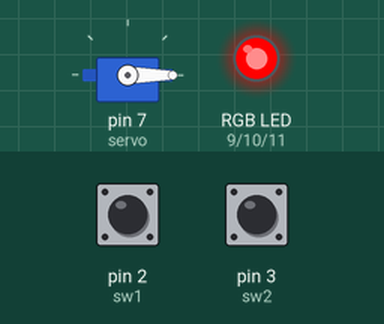
This sketch was run on a simulated Arduino Leonardo, built with avr-gcc and run on an emulated ATmega32U4. On the bench: servo, an RGB LED mixed from three pins (HIGH = lit). The test bench sets the inputs (shaded band); at power-on: pin 3 (sw2) HIGH, pin 2 (sw1) HIGH.

Above: at 1.2 s.
1.3 s: pin 3 (sw2) pulled LOW for 0.15 s
At 2.5 s:
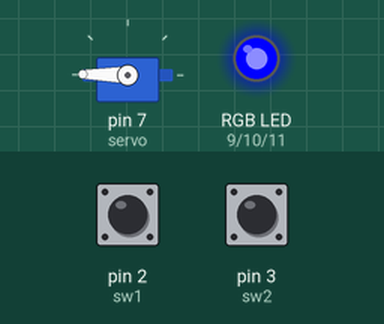
3.2 s: pin 2 (sw1) pulled LOW for 0.15 s
At 3.37 s:
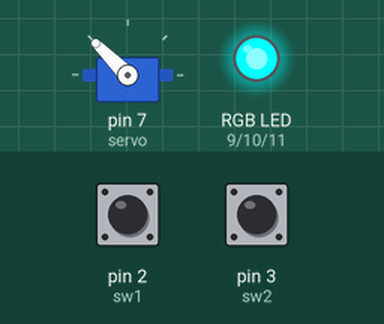
5.1 s: pin 2 (sw1) pulled LOW for 1 s
At 6.3 s:
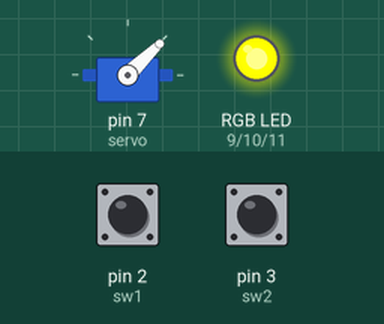
7.6 s: pin 2 (sw1) pulled LOW for 3.2 s
At 8.2 s:
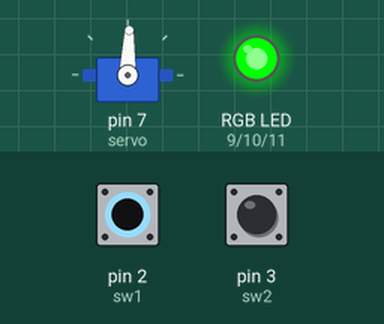
Timing chart, 0 to 10.6 s (numbered marks = the images above; inputs shaded):
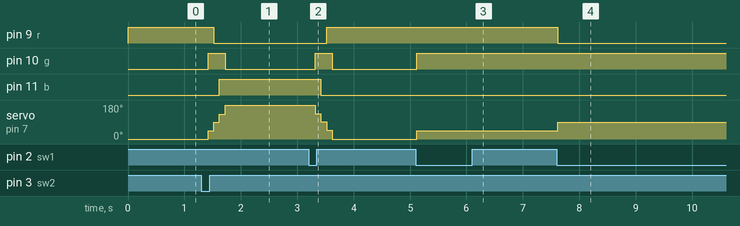

Measured:
- after the input at 1.3 s, pin 9 (r): HIGH → LOW after 0.22 s; pin 10 (g): LOW → HIGH after 0.12 s, → LOW 0.30 s later; pin 11 (b): LOW → HIGH after 0.32 s; servo on pin 7 (servo): 0° → 44° after 0.12 s, → 88° 0.10 s later, → 132° 0.10 s later, → 179° 0.10 s later
- after the input at 3.2 s, pin 9 (r): LOW → HIGH after 0.32 s; pin 10 (g): LOW → HIGH after 0.12 s, → LOW 0.30 s later; pin 11 (b): HIGH → LOW after 0.22 s; servo on pin 7 (servo): 179° → 135° after 0.12 s, → 91° 0.10 s later, → 47° 0.10 s later, → 0° 0.10 s later
- after the input at 5.1 s, pin 10 (g): LOW → HIGH at once; servo on pin 7 (servo): 0° → 44° at once
- after the input at 7.6 s, pin 9 (r): HIGH → LOW at once; servo on pin 7 (servo): 44° → 88° at once

The sketch:

Servo-Lab12.ino
```cpp
//Ryan Gee - 200396244
//April 17, 2020
//Servo control with two buttons: forwards and backwards, with LED status indicator
//Pressing sw1 will move the servo 45 degrees forwards, sw2 will move the servo 45 degrees backwards
//At each extreme of the servo's rotation, it will reset all the way back to the opposite side
//The servo's current angle is also display with an RGB led that changes colours according to its rotation
//V 1.0

//Import the servo library
#include <Servo.h>

//create a servo object to control the motor
Servo servo;
//Initialize the angle variable
int angle = 0;
//Record the pins for switches one and two
int sw1 = 2;
int sw2 = 3;
//Record the rgb led pins
int r = 9;
int g = 10;
int b = 11;
//Initialize a state holder for switches 1 and 2 (to detect state changes)
int sw1State = 1;
int sw2State = 1;

void setup()
{
  //Attach the servo object to pin 7
  servo.attach(7);
  //Initialize our two switches
  pinMode(sw1, INPUT);
  pinMode(sw2, INPUT);
  //Initialize the RGB led pins
  pinMode(r, OUTPUT);
  pinMode(g, OUTPUT);
  pinMode(b, OUTPUT);

}

void loop()
{
  //Check if sw1 is currently down
  if (digitalRead(sw1) == LOW) {
    if (sw1State == 1) {
      //Button has only just now been pressed
      //Increment the angle (by 44 degrees instead of 45 to prevent premature wrapping)
      angle += 44;
      //Adding in a small delay helps prevent over-writing
      delay(20);
    }
    //State should be set to zero as long as the button is held down
    sw1State = 0;
  }

  //If the button has bee released, reset the state
  if (digitalRead(sw1) == HIGH) {
    sw1State = 1;
  }

  //Check if sw2 is currently held down
  if (digitalRead(sw2) == LOW) {
    if (sw2State == 1) {
      //Button has only just now been pressed
      //Angle decremented by the same value as above, same delay used
      angle -= 44;
      delay(20);
    }
    //State should be set to zero when the button is being held down
    sw2State = 0;
  }

  //Reset the state when sw2 is released
  if (digitalRead(sw2) == HIGH) {
    //sw1 has been released
    sw2State = 1;
  }

  //Clamp the angle between 0 and 179 to ensure the servo moves appropriately
  //When the value exceeds one end of the range, it is wrapped around to the other side of the range, as specified
  if (angle < 0) {
    //Increment the angle one quarter of the way to the wrapped target
    angle += 44;
    //Calling update every cycle allows the leds to flick through their appropriate colours
    update(angle);
    //Adding in a short delay ensures that the changes are visible
    delay(100);
    //Repeat 3 more times
    angle += 44;
    update(angle);

    delay(100);
    angle += 44;
    update(angle);

    delay(100);
    angle += 44;
    update(angle);

    delay(100);
    angle = 179;
  }
  if (angle >= 180) {
    //Exactly the same as above, but decrementing the angle instead of incrementing it
    angle -= 44;
    update(angle);

    delay(100);
    angle -= 44;
    update(angle);

    delay(100);
    angle -= 44;
    update(angle);

    delay(100);
    angle -= 44;
    update(angle);

    delay(100);
    angle = 0;
  }

  //Should always call update at the end of the loop
  update(angle);

}

//Generic update function updates the leds according to the current angle and moves the servo to the specified angle
void update(int a) {
  //Control the leds according to the current angle
  if (angle < 44) {
    analogWrite(r, 255);
    analogWrite(g, 0);
    analogWrite(b, 0);

  }
  if (angle >= 44 && angle < 88) {
    analogWrite(r, 255);
    analogWrite(g, 255);
    analogWrite(b, 0);
  }
  if (angle >= 88 && angle < 132) {
    analogWrite(r, 0);
    analogWrite(g, 255);
    analogWrite(b, 0);
  }
  if (angle >= 132 && angle < 176) {
    analogWrite(r, 0);
    analogWrite(g, 255);
    analogWrite(b, 255);
  }
  if (angle >= 176) {
    analogWrite(r, 0);
    analogWrite(g, 0);
    analogWrite(b, 255);
  }
  //Update the servo
  servo.write(angle);
}
```
